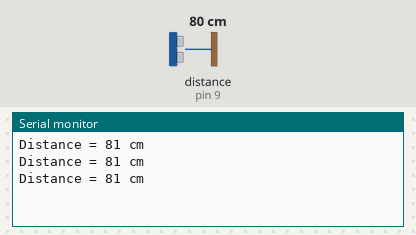
The sketch below on a simulated Arduino Uno, built with avr-gcc and run on an emulated ATmega328P. Shown: the last lines printed to the serial monitor. The test bench sets the inputs (shaded band); at power-on: distance to the obstacle (sensor on pin 9) 80 cm. The echo pulse lasts 58.3 µs per cm.

Above: at 1.3 s.
1.4 s: distance to the obstacle (sensor on pin 9) set to 2 cm
At 1.9 s:
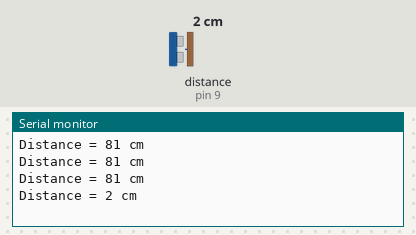
2.9 s: distance to the obstacle (sensor on pin 9) set to 4 cm
At 3.4 s:
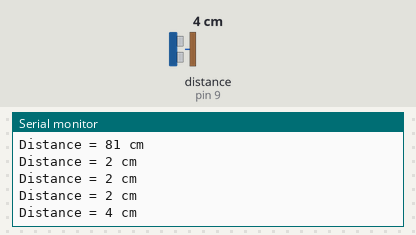
Timing chart, 0 to 5.9 s (numbered marks = the images above; inputs shaded):
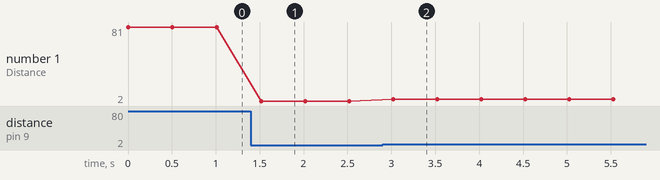

Measured:
- after the input at 1.4 s, the serial monitor: prints a new line after 0.12 s (image 1)
- after the input at 2.9 s, the serial monitor: prints a new line after 0.12 s (image 2)
- plotted number 1: 81 → 2 after the input at 1.4 s, 2 → 4 after the input at 2.9 s

The sketch:

HCSR-04.ino
```cpp
#include "NewPing.h"

// Hook up HC-SR04 with Trig to Arduino Pin 9, Echo to Arduino pin 10
#define TRIGGER_PIN 8
#define ECHO_PIN 9

// Maximum distance we want to ping for (in centimeters).
#define MAX_DISTANCE 500

// NewPing setup of pins and maximum distance.
NewPing sonar(TRIGGER_PIN, ECHO_PIN, MAX_DISTANCE);

void setup() {
	Serial.begin(9600);
}

void loop() {
	Serial.print("Distance = ");
	Serial.print(sonar.ping_cm());
	Serial.println(" cm");
	delay(500);
}
```
